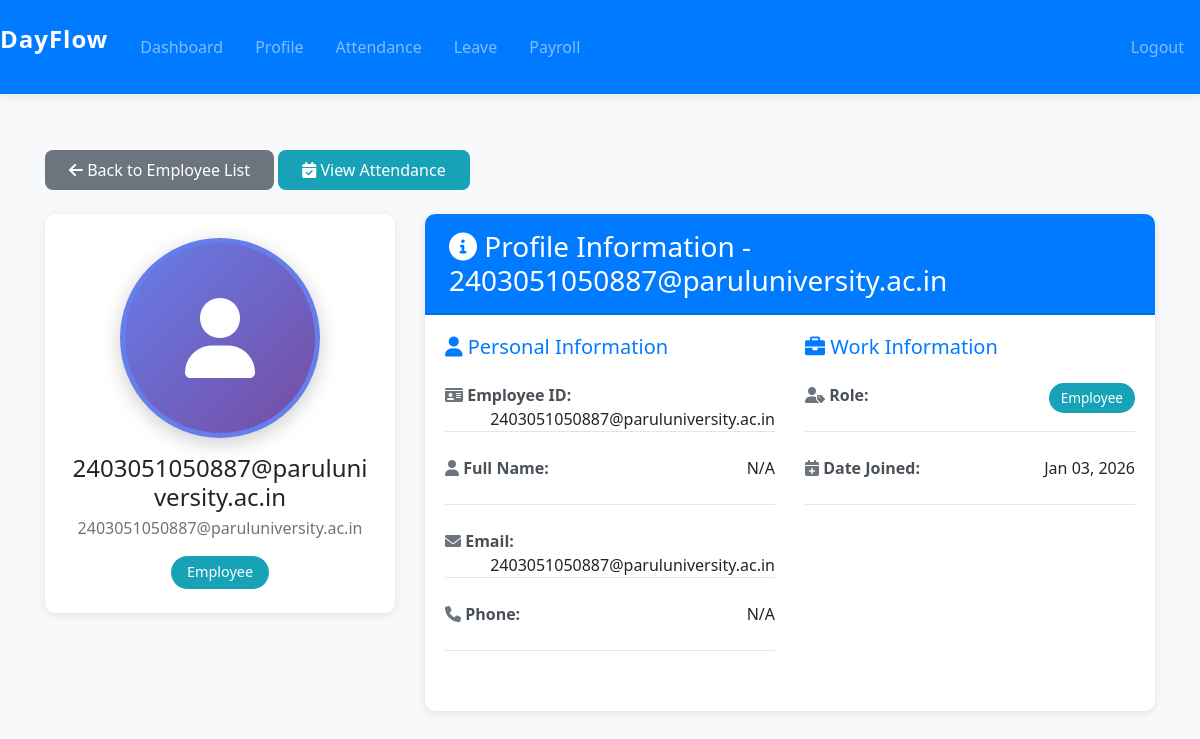
/employees/profile/2/ (signed in), run on an earlier commit of the app's database.
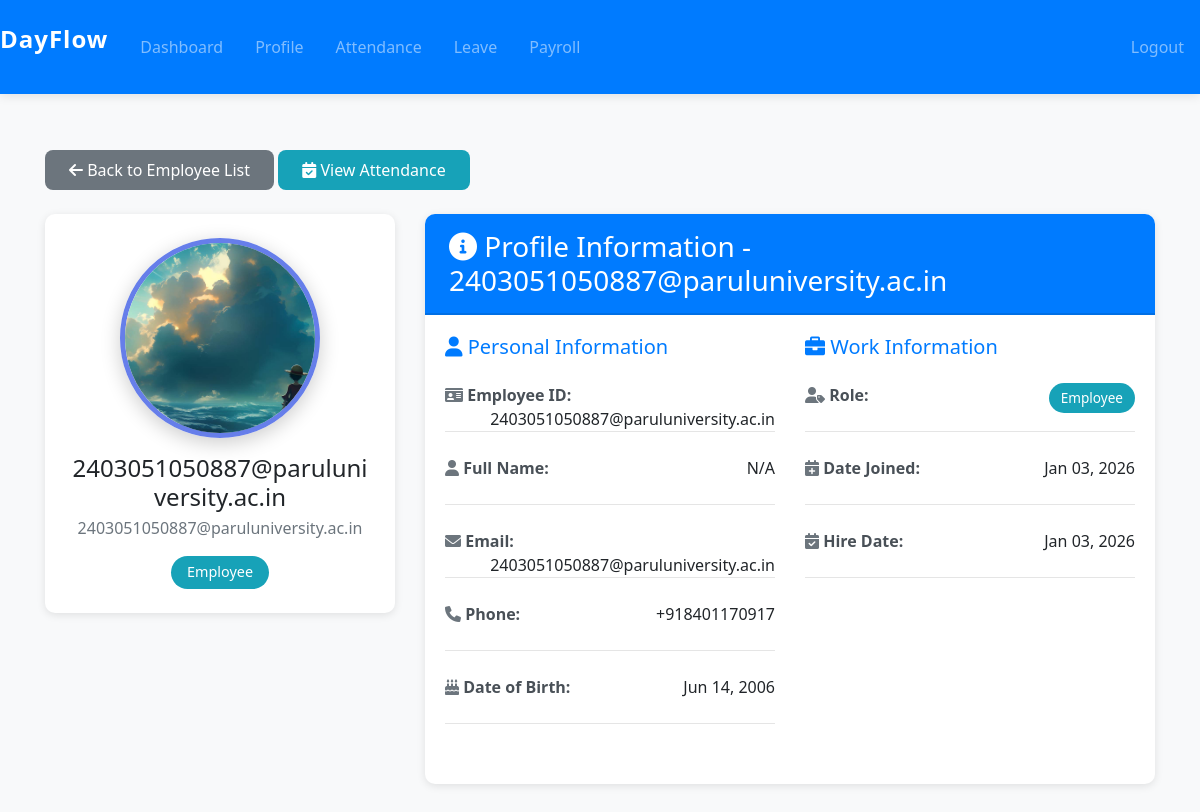
And on a later commit of the database.
### apps/employees/models.py (models this page shows, shortened)
class EmployeeProfile(models.Model):
    user = models.OneToOneField(User, on_delete=models.CASCADE)
    phone = models.CharField(max_length=15, blank=True)
    address = models.TextField(blank=True)
    profile_pic = models.ImageField(upload_to='profile_pics/', blank=True, null=True)
    date_of_birth = models.DateField(blank=True, null=True)
    hire_date = models.DateField(blank=True, null=True)

### apps/accounts/models.py (models this page shows, shortened)
class User(AbstractUser):
    ROLE_CHOICES = [
        ('employee', 'Employee'),
        ('admin', 'Admin'),
    ]
    email = models.EmailField(unique=True)
    role = models.CharField(max_length=10, choices=ROLE_CHOICES, default='employee')
    email_verification_token = models.CharField(max_length=100, blank=True, null=True)
    USERNAME_FIELD = 'email'
    REQUIRED_FIELDS = ['username']
    class Meta:
        app_label = 'accounts'

### apps/employees/views.py (the view)
# urls.py: path('profile/', views.profile, name='profile'),
@login_required
def profile(request, employee_id=None):
    if employee_id and request.user.role == 'admin':
        employee = get_object_or_404(User, id=employee_id)
        profile_obj, created = EmployeeProfile.objects.get_or_create(user=employee)
        is_admin_view = True
    else:
        profile_obj, created = EmployeeProfile.objects.get_or_create(user=request.user)
        is_admin_view = False
    return render(request, 'employees/profile.html', {
        'profile': profile_obj,
        'is_admin_view': is_admin_view,
    })

### templates/employees/profile.html (shortened to what this page needs)
{% extends 'base.html' %}
{% load bootstrap4 %}
{% load static %}
{% block content %}
<div class="fade-in">
    <div class="mb-4">
        {% if is_admin_view %}
            <a href="{% url 'employee_list' %}" class="btn btn-secondary">
                <i class="fas fa-arrow-left"></i> Back to Employee List
            </a>
            <a href="{% url 'attendance_list' %}?employee_id={{ profile.user.id }}" class="btn btn-info">
                <i class="fas fa-calendar-check"></i> View Attendance
            </a>
        {% else %}
            <a href="{% url 'dashboard' %}" class="btn btn-secondary">
                <i class="fas fa-arrow-left"></i> Back to Dashboard
            </a>
        {% endif %}
    </div>
    <div class="row">
        <div class="col-md-4 mb-4">
            <div class="card shadow-sm text-center">
                <div class="card-body p-4">
                    <div class="profile-image-wrapper mb-3">
                        {% if profile.profile_pic %}
                            <img src="{{ profile.profile_pic.url }}" alt="Profile Picture" class="profile-image-large">
                        {% else %}
                            <div class="profile-image-placeholder">
                                <i class="fas fa-user fa-5x"></i>
                            </div>
                        {% endif %}
                    </div>
                    <h4 class="mb-1">{{ profile.user.get_full_name|default:profile.user.username }}</h4>
                    <p class="text-muted mb-3">{{ profile.user.email }}</p>
                    <span class="badge badge-{% if profile.user.role == 'admin' %}primary{% else %}info{% endif %} badge-lg">
                        {{ profile.user.role|title }}
                    </span>
                </div>
            </div>
        </div>
        <div class="col-md-8">
            <div class="card shadow-sm">
                <div class="card-header bg-primary text-white">
                    <h3 class="mb-0"><i class="fas fa-info-circle"></i> Profile Information{% if is_admin_view %} - {{ profile.user.get_full_name|default:profile.user.username }}{% endif %}</h3>
                </div>
                <div class="card-body">
                    <div class="row">
                        <div class="col-md-6 mb-4">
                            <h5 class="text-primary mb-3"><i class="fas fa-user"></i> Personal Information</h5>
                            <div class="info-item">
                                <strong><i class="fas fa-id-card text-muted"></i> Employee ID:</strong>
                                <span class="float-right">{{ profile.user.username }}</span>
                            </div>
                            <hr>
                            <div class="info-item">
                                <strong><i class="fas fa-user text-muted"></i> Full Name:</strong>
                                <span class="float-right">{{ profile.user.get_full_name|default:"N/A" }}</span>
                            </div>
                            <hr>
                            <div class="info-item">
                                <strong><i class="fas fa-envelope text-muted"></i> Email:</strong>
                                <span class="float-right">{{ profile.user.email }}</span>
                            </div>
                            <hr>
                            <div class="info-item">
                                <strong><i class="fas fa-phone text-muted"></i> Phone:</strong>
                                <span class="float-right">{{ profile.phone|default:"N/A" }}</span>
                            </div>
                            <hr>
                            {% if profile.date_of_birth %}
                            <div class="info-item">
                                <strong><i class="fas fa-birthday-cake text-muted"></i> Date of Birth:</strong>
                                <span class="float-right">{{ profile.date_of_birth|date:"M d, Y" }}</span>
                            </div>
                            <hr>
                            {% endif %}
                        </div>
                        <div class="col-md-6 mb-4">
                            <h5 class="text-primary mb-3"><i class="fas fa-briefcase"></i> Work Information</h5>
                            <div class="info-item">
                                <strong><i class="fas fa-user-tag text-muted"></i> Role:</strong>
                                <span class="float-right">
                                    <span class="badge badge-{% if profile.user.role == 'admin' %}primary{% else %}info{% endif %}">
                                        {{ profile.user.role|title }}
                                    </span>
                                </span>
                            </div>
                            <hr>
                            <div class="info-item">
                                <strong><i class="fas fa-calendar-plus text-muted"></i> Date Joined:</strong>
                                <span class="float-right">{{ profile.user.date_joined|date:"M d, Y" }}</span>
                            </div>
                            <hr>
                            {% if profile.hire_date %}
                            <div class="info-item">
                                <strong><i class="fas fa-calendar-check text-muted"></i> Hire Date:</strong>
                                <span class="float-right">{{ profile.hire_date|date:"M d, Y" }}</span>
                            </div>
                            <hr>
                            {% endif %}
                        </div>
                    </div>
                </div>
            </div>
        </div>
    </div>
</div>
{% endblock %}

### templates/base.html (shortened to what this page needs)
<!DOCTYPE html>
<html lang="en">
<head>
    {% load bootstrap4 %}
    {% load static %}
    {% bootstrap_css %}
    <link rel="stylesheet" href="https://cdnjs.cloudflare.com/ajax/libs/font-awesome/6.0.0/css/all.min.css">
    <link rel="stylesheet" href="{% static 'css/style.css' %}">
</head>
<body>
    <nav class="navbar navbar-expand-lg navbar-dark bg-primary">
        <p class="navbar-brand">DayFlow</p>
        <div class="collapse navbar-collapse" id="navbarNav">
            <ul class="navbar-nav mr-auto">
                {% if user.is_authenticated %}
                    <li class="nav-item">
                        <a class="nav-link" href="{% url 'dashboard' %}">Dashboard</a>
                    </li>
                    <li class="nav-item">
                        <a class="nav-link" href="{% url 'profile' %}">Profile</a>
                    </li>
                    <li class="nav-item">
                        <a class="nav-link" href="{% url 'attendance_list' %}">Attendance</a>
                    </li>
                    <li class="nav-item">
                        <a class="nav-link" href="{% url 'leave_list' %}">Leave</a>
                    </li>
                    <li class="nav-item">
                        <a class="nav-link" href="{% url 'payroll_view' %}">Payroll</a>
                    </li>
                {% endif %}
            </ul>
            <ul class="navbar-nav">
                {% if user.is_authenticated %}
                    <li class="nav-item">
                        <a class="nav-link" href="{% url 'logout' %}">Logout</a>
                    </li>
                {% endif %}
            </ul>
        </div>
    </nav>
    <div class="container mt-4">
        {% block content %}{% endblock %}
    </div>
</body>
</html>

### static/css/style.css (style rules this page uses)
* { transition: all 0.3s ease; }
body { font-family: 'Segoe UI', Tahoma, Geneva, Verdana, sans-serif; background-color: #f8f9fa; min-height: 100vh; }
.navbar-brand { font-weight: bold; font-size: 1.5rem; letter-spacing: 1px; }
.navbar { box-shadow: 0 2px 10px rgba(0,0,0,0.1); padding: 1rem 0; }
.nav-link { font-weight: 500; margin: 0 0.5rem; transition: all 0.3s ease; border-radius: 5px; }
.card { box-shadow: 0 2px 10px rgba(0,0,0,0.1); border: none; border-radius: 10px; margin-bottom: 1.5rem; transition: all 0.3s ease; overflow: hidden; }
.card-header { border-bottom: 2px solid rgba(0,0,0,0.1); font-weight: 600; padding: 1rem 1.5rem; }
.shadow-sm { box-shadow: 0 2px 8px rgba(0,0,0,0.1) !important; }
.btn { border-radius: 8px; font-weight: 500; padding: 0.5rem 1.5rem; transition: all 0.3s ease; border: none; position: relative; overflow: hidden; }
.btn::before { content: ''; position: absolute; top: 50%; left: 50%; width: 0; height: 0; border-radius: 50%; background: rgba(255,255,255,0.3); transform: translate(-50%, -50%); transition: width 0.6s, height 0.6s; }
.badge { padding: 0.5rem 0.75rem; font-weight: 500; border-radius: 20px; font-size: 0.85rem; }
.badge-lg { padding: 0.6rem 1rem; font-size: 0.9rem; }
.badge-info { background-color: #17a2b8; color: white; }
.fade-in { animation: fadeIn 0.6s ease; }
.text-muted { color: #6c757d !important; }
.container { padding-top: 2rem; padding-bottom: 2rem; }
html { scroll-behavior: smooth; }

### templates/employees/profile.html (style rules this page uses)
.profile-image-wrapper { position: relative; display: inline-block; }
.profile-image-large { width: 200px; height: 200px; border-radius: 50%; object-fit: cover; border: 5px solid #667eea; box-shadow: 0 5px 20px rgba(0,0,0,0.2); transition: all 0.3s ease; }
.info-item { padding: 0.5rem 0; }
.info-item strong { color: #495057; }

What changed in the data, as far as the page shows it:
changed EmployeeProfile "2403051050887@paruluniversity.ac.in": profile_pic: picture added; phone "N/A" → "+918401170917"; date_of_birth (not shown) → "Jun 14, 2006"; hire_date (not shown) → "Jan 03, 2026"
Also different on the page:
text now shown: "Date of Birth: Hire Date:"
